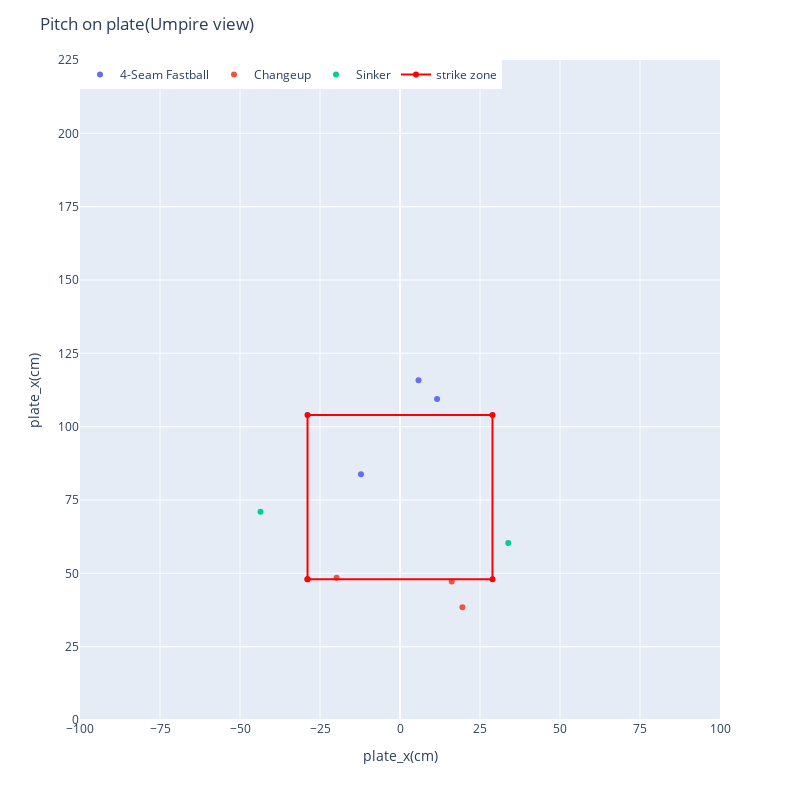

Source (notebook cell):
### Code cell
# 一試合に絞る

_fig = plate(df[df['game_date'] == '2022-09-17'])
_fig.show()

### Figure 1 — Plotly figure (JSON) as saved in the notebook; plotly's stock layout.template omitted (floating-point values rounded to 4 significant figures)
{"data": [{"customdata": [["2022-09-17T00:00:00", "Ohtani, Shohei", "Kirby, George", 153.3, "4-Seam Fastball", 113.1, 170.9, 26, "Shohei Ohtani doubles (26) on a sharp fly ball to left fielder Jesse Winker.   Mike Trout scores.", "hit_into_play"], ["2022-09-17T00:00:00", "Ohtani, Shohei", "Kirby, George", 152.2, "4-Seam Fastball", null, null, null, "Shohei Ohtani walks.", "called_strike"], ["2022-09-17T00:00:00", "Ohtani, Shohei", "Kirby, George", 154.1, "4-Seam Fastball", null, null, null, "Shohei Ohtani walks.", "ball"]], "hovertemplate": "<b>%{hovertext}</b><br><br>pitch_name=%{customdata[4]}<br>plate_x_cm=%{x}<br>plate_z_cm=%{y}<br>game_date=%{customdata[0]}<br>batter_name=%{customdata[1]}<br>pitcher_name=%{customdata[2]}<br>effective_speed_kh=%{customdata[3]}<br>hit_distance_sc_m=%{customdata[5]}<br>launch_speed_kh=%{customdata[6]}<br>launch_angle=%{customdata[7]}<br>des=%{customdata[8]}<br>description=%{customdata[9]}<extra></extra>", "hovertext": ["4-Seam Fastball", "4-Seam Fastball", "4-Seam Fastball"], "legendgroup": "4-Seam Fastball", "marker": {"color": "#636efa", "symbol": "circle"}, "mode": "markers", "name": "4-Seam Fastball", "orientation": "v", "showlegend": true, "type": "scatter", "x": [-12.19, 11.58, 5.79], "xaxis": "x", "y": [83.82, 109.4, 115.8], "yaxis": "y"}, {"customdata": [["2022-09-17T00:00:00", "Ohtani, Shohei", "Kirby, George", 141.1, "Changeup", null, null, null, "Shohei Ohtani walks.", "ball"], ["2022-09-17T00:00:00", "Ohtani, Shohei", "Kirby, George", 143.5, "Changeup", null, null, null, "Shohei Ohtani grounds out, shortstop J.  P. Crawford to first baseman Ty France.", "ball"], ["2022-09-17T00:00:00", "Ohtani, Shohei", "Kirby, George", 141.9, "Changeup", 21.95, 152, 4, "Shohei Ohtani grounds out, shortstop J.  P. Crawford to first baseman Ty France.", "hit_into_play"]], "hovertemplate": "<b>%{hovertext}</b><br><br>pitch_name=%{customdata[4]}<br>plate_x_cm=%{x}<br>plate_z_cm=%{y}<br>game_date=%{customdata[0]}<br>batter_name=%{customdata[1]}<br>pitcher_name=%{customdata[2]}<br>effective_speed_kh=%{customdata[3]}<br>hit_distance_sc_m=%{customdata[5]}<br>launch_speed_kh=%{customdata[6]}<br>launch_angle=%{customdata[7]}<br>des=%{customdata[8]}<br>description=%{customdata[9]}<extra></extra>", "hovertext": ["Changeup", "Changeup", "Changeup"], "legendgroup": "Changeup", "marker": {"color": "#EF553B", "symbol": "circle"}, "mode": "markers", "name": "Changeup", "orientation": "v", "showlegend": true, "type": "scatter", "x": [16.15, 19.51, -19.81], "xaxis": "x", "y": [47.24, 38.4, 48.46], "yaxis": "y"}, {"customdata": [["2022-09-17T00:00:00", "Ohtani, Shohei", "Kirby, George", 152.2, "Sinker", null, null, null, "Shohei Ohtani walks.", "ball"], ["2022-09-17T00:00:00", "Ohtani, Shohei", "Kirby, George", 152.3, "Sinker", null, null, null, "Shohei Ohtani walks.", "ball"]], "hovertemplate": "<b>%{hovertext}</b><br><br>pitch_name=%{customdata[4]}<br>plate_x_cm=%{x}<br>plate_z_cm=%{y}<br>game_date=%{customdata[0]}<br>batter_name=%{customdata[1]}<br>pitcher_name=%{customdata[2]}<br>effective_speed_kh=%{customdata[3]}<br>hit_distance_sc_m=%{customdata[5]}<br>launch_speed_kh=%{customdata[6]}<br>launch_angle=%{customdata[7]}<br>des=%{customdata[8]}<br>description=%{customdata[9]}<extra></extra>", "hovertext": ["Sinker", "Sinker"], "legendgroup": "Sinker", "marker": {"color": "#00cc96", "symbol": "circle"}, "mode": "markers", "name": "Sinker", "orientation": "v", "showlegend": true, "type": "scatter", "x": [-43.59, 33.83], "xaxis": "x", "y": [71.02, 60.35], "yaxis": "y"}, {"line": {"color": "red"}, "name": "strike zone", "type": "scatter", "x": [-28.9, -28.9, 28.9, 28.9, -28.9], "y": [48, 104, 104, 48, 48]}], "layout": {"autosize": false, "height": 800, "legend": {"orientation": "h", "title": {}, "tracegroupgap": 0, "x": 0, "xanchor": "left", "y": 1, "yanchor": "top"}, "margin": {"t": 60}, "title": {"text": "Pitch on plate(Umpire view)"}, "width": 800, "xaxis": {"anchor": "y", "domain": [0, 1], "dtick": 25, "range": [-100, 100], "title": {"text": "plate_x(cm)"}}, "yaxis": {"anchor": "x", "domain": [0, 1], "dtick": 25, "range": [0, 225], "title": {"text": "plate_x(cm)"}}}}
